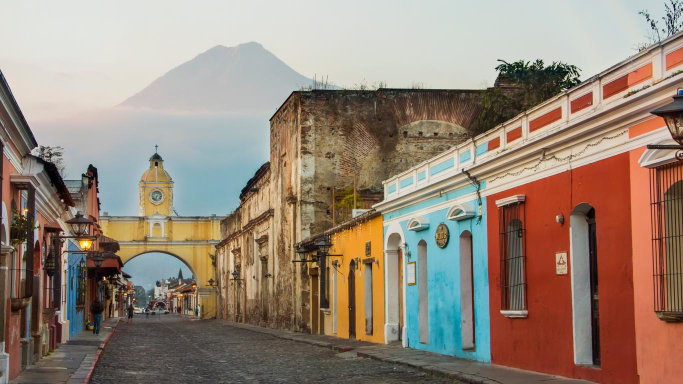
#> input picture OpenCV-Solo/Convolutions/ejemplos/Antigua.jpg, 1366 x 768 px, found by its file name (shown at 1/2 size)
$ python convolutionsitas.py
#> lines starting #> are read from the running program, lines starting #| are printed output that depends on the picture; after the words box and inside, x2 and y2 are one past the last pixel; in counts of white or black regions, pixels touching at a corner belong together
import cv2 as cv

img = cv.imread('./ejemplos/antigua.jpg')
#> img is the input picture: shape (768, 1366, 3); mean B, G, R 119.8, 134.1, 150.7
cv.imshow('Park', img)

gray = cv.cvtColor(img, cv.COLOR_BGR2GRAY)
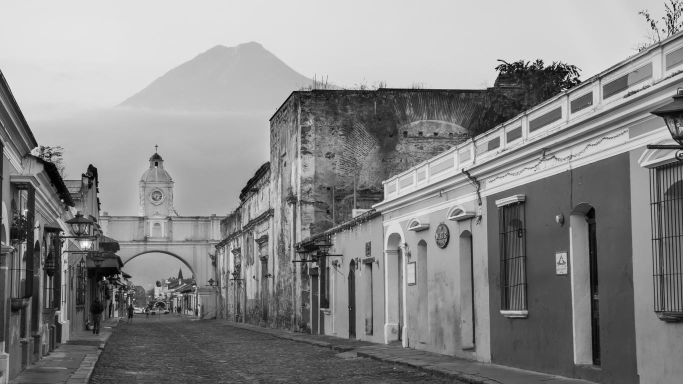
#> gray: shape (768, 1366) (shown at 1/2 size); min 0, max 254, mean 137.5
cv.imshow('Gray', gray)

blur = cv.GaussianBlur(img, (7,7), cv.BORDER_DEFAULT)
cv.imshow('Blur', blur)

canny = cv.Canny(blur, 125, 175)
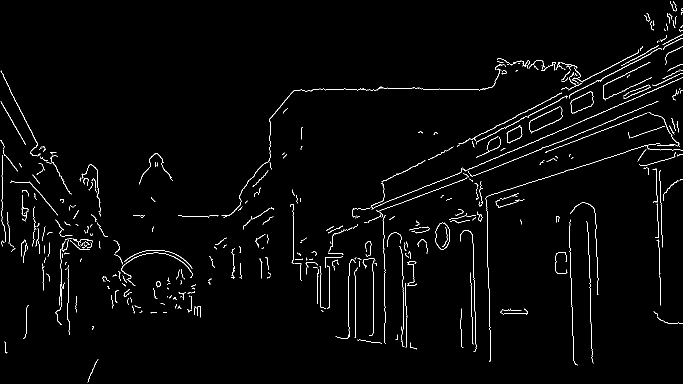
#> canny: shape (768, 1366) (shown at 1/2 size); 1.9% white in thin lines or dots
cv.imshow('Canny Edges', canny)

dilated = cv.dilate(canny, (7,7), iterations=3)
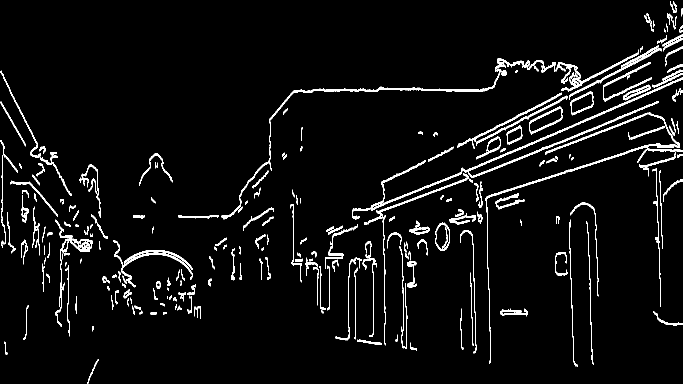
#> dilated: shape (768, 1366) (shown at 1/2 size); 4.6% white; 299 white regions (28 under 20 px), largest, box (x1, y1, x2, y2) and area: (742, 155, 1366, 422) 4526, (443, 137, 1003, 439) 2703, (971, 266, 1366, 727) 2379
cv.imshow('Dilated', dilated)

eroded = cv.erode(dilated, (7,7), iterations=3)
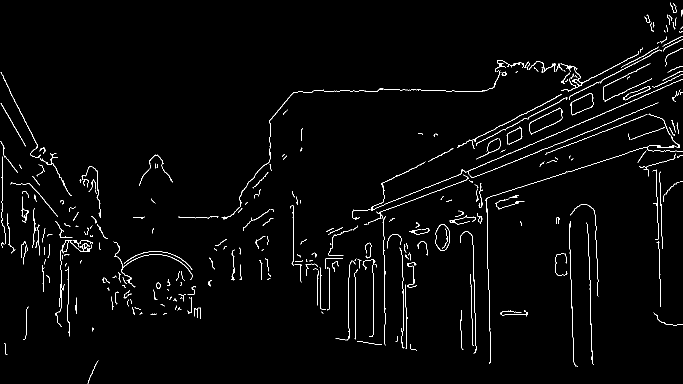
#> eroded: shape (768, 1366) (shown at 1/2 size); 2% white in thin lines or dots
cv.imshow('Eroded', eroded)

resized = cv.resize(img, (500,500), interpolation=cv.INTER_CUBIC)
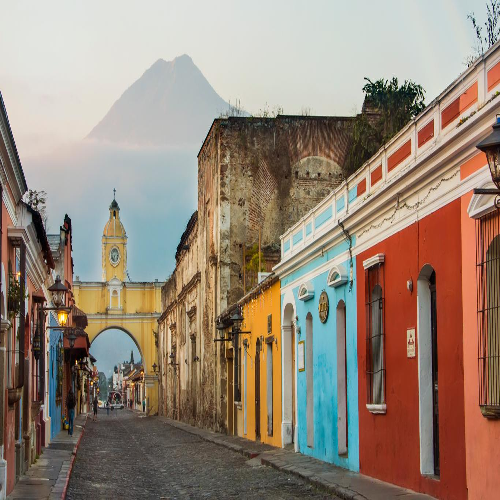
#> resized: shape (500, 500, 3); mean B, G, R 119.9, 134.2, 150.7
cv.imshow('Resized', resized)

cropped = img[50:200, 200:400]
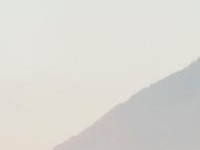
#> cropped: shape (150, 200, 3); mean B, G, R 211.5, 217.3, 218.9
cv.imshow('Cropped', cropped)

# https://github.com/jasmcaus/opencv-course/blob/master/Section%20%231%20-%20Basics/basic_functions.py
